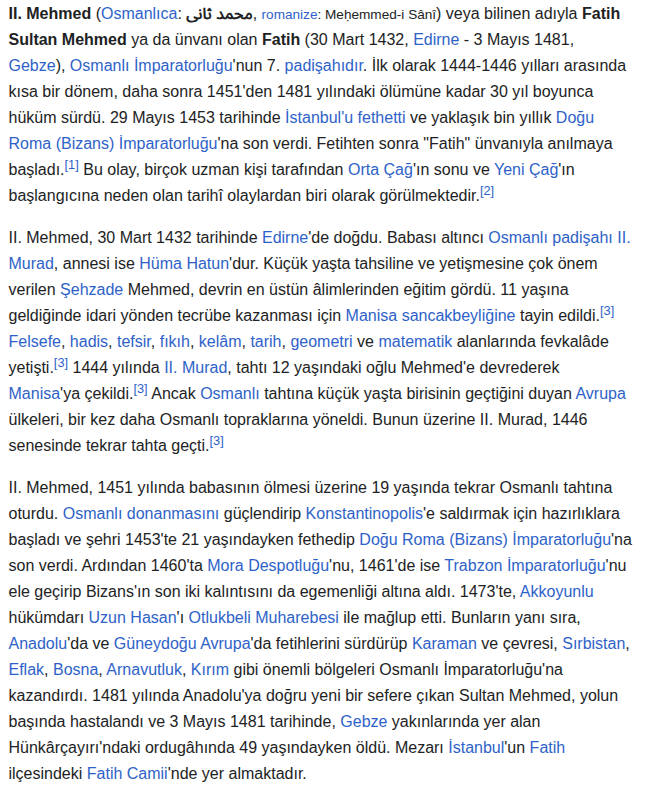
#> input picture example_input_files/2.mehmet.png, 645 x 798 px
$ python -i preprocessor.py   (imports and definitions only)
#> lines starting #> are read from the running program, lines starting #| are printed output that depends on the picture
#> further down, picture is the input picture: PIL image 645x798 RGBA; mean R, G, B, A 230.1, 231.7, 234.8, 255
from __future__ import annotations

import numpy as np
from PIL import Image, ImageEnhance, ImageFilter


class ImagePreprocessor:
    """Optional preprocessing for low-quality scanned images."""

    def __init__(
        self,
        target_dpi: int = 300,
        contrast_factor: float = 1.5,
        sharpen: bool = True,
    ) -> None:
        self.target_dpi = target_dpi
        self.contrast_factor = contrast_factor
        self.sharpen = sharpen

    def enhance(self, image: Image.Image) -> Image.Image:
        image = image.convert("RGB")
        image = self._adjust_contrast(image)
        if self.sharpen:
            image = self._sharpen(image)
        return image

    def _adjust_contrast(self, image: Image.Image) -> Image.Image:
        enhancer = ImageEnhance.Contrast(image)
        return enhancer.enhance(self.contrast_factor)
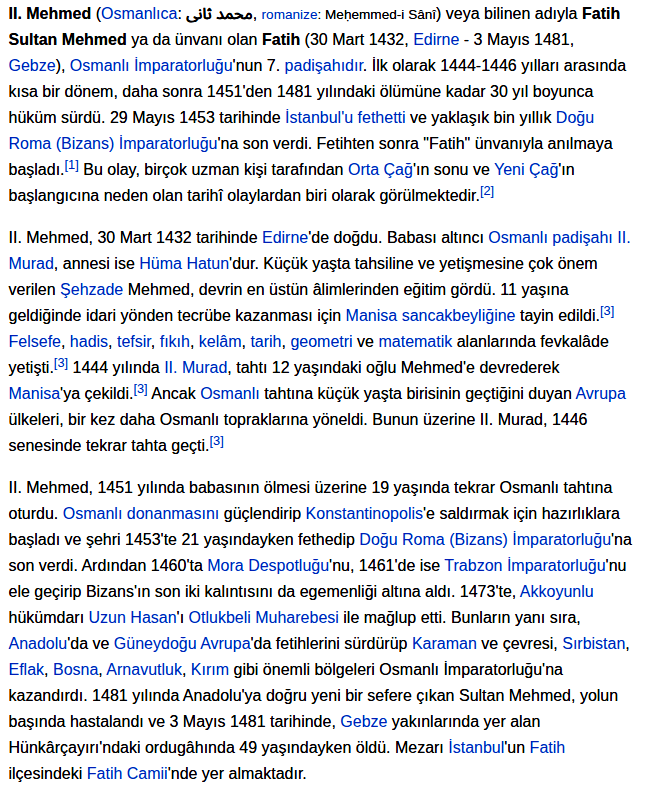
#> returned value: PIL image 645x798 RGB; mean R, G, B 222.8, 224.5, 229.2

    def _sharpen(self, image: Image.Image) -> Image.Image:
        return image.filter(ImageFilter.SHARPEN)
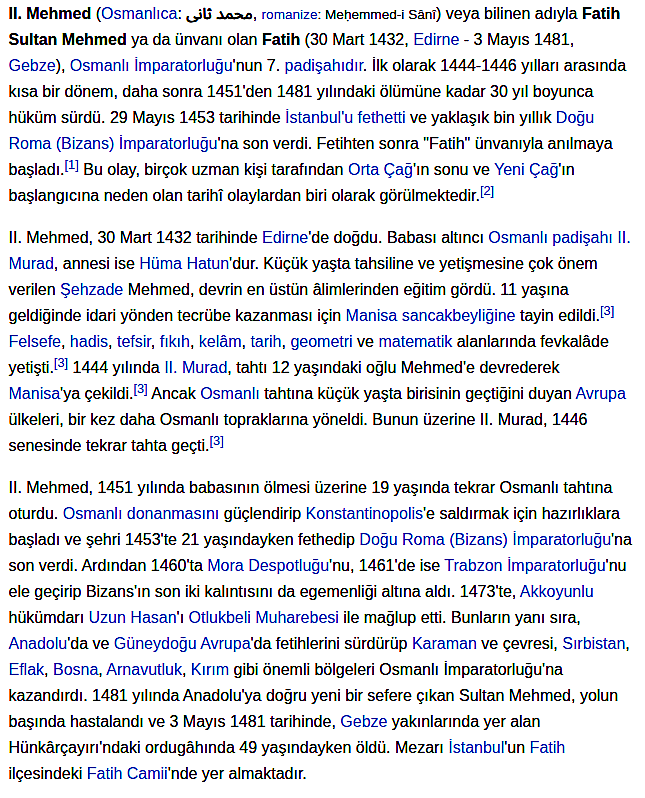
#> returned value: PIL image 645x798 RGB; mean R, G, B 223.1, 223.9, 228.7

    def to_numpy(self, image: Image.Image) -> np.ndarray:
        return np.array(image)

>>> from PIL import Image
>>> picture = Image.open('../../example_input_files/2.mehmet.png')
>>> result = ImagePreprocessor().enhance(picture)

$ run again, on example_input_files/ataturk.png
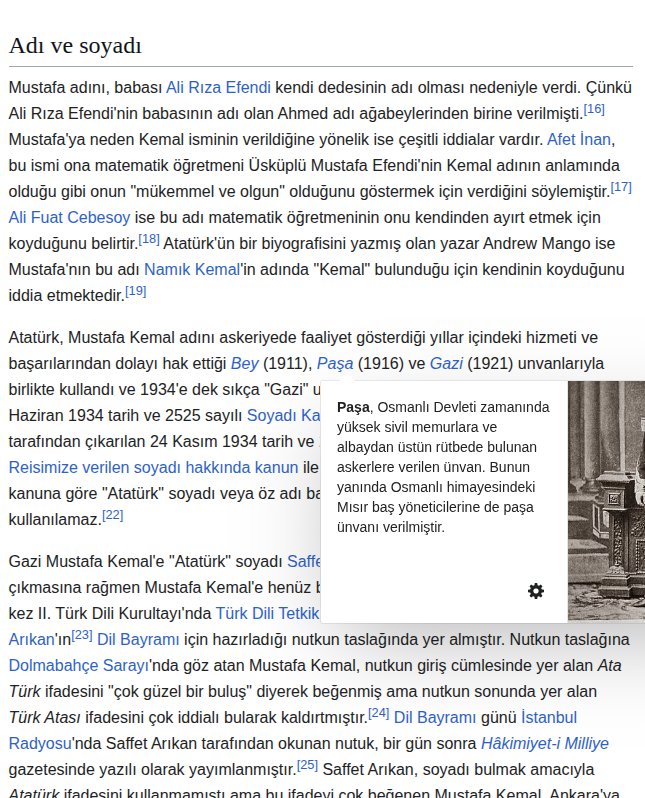
#> input picture example_input_files/ataturk.png, 645 x 798 px
#> picture is the input picture: PIL image 645x798 RGBA; mean R, G, B, A 227, 227.3, 228.5, 255
#> in _adjust_contrast, `return enhancer.enhance(self.contrast_factor)`:
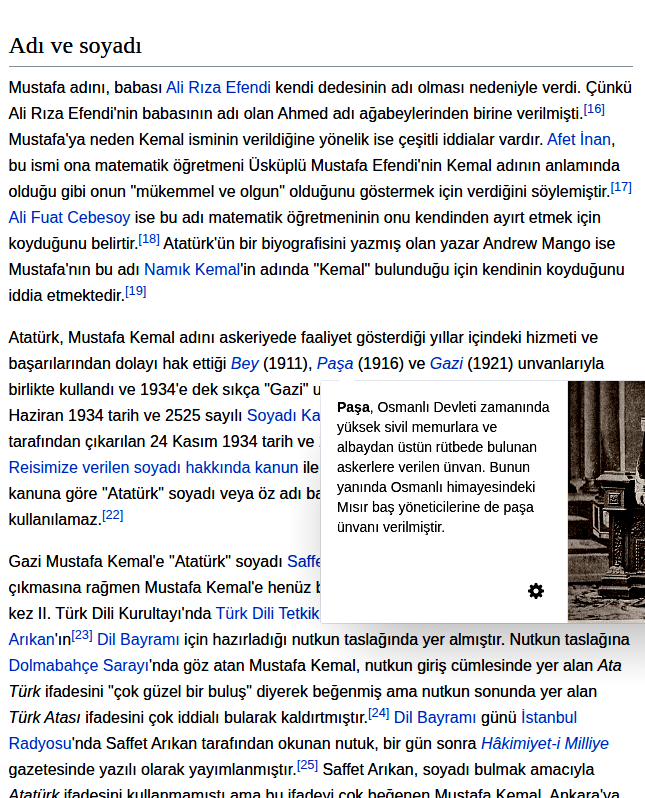
#> returned value: PIL image 645x798 RGB; mean R, G, B 219.5, 219.8, 221.6
#> in _sharpen, `return image.filter(ImageFilter.SHARPEN)`:
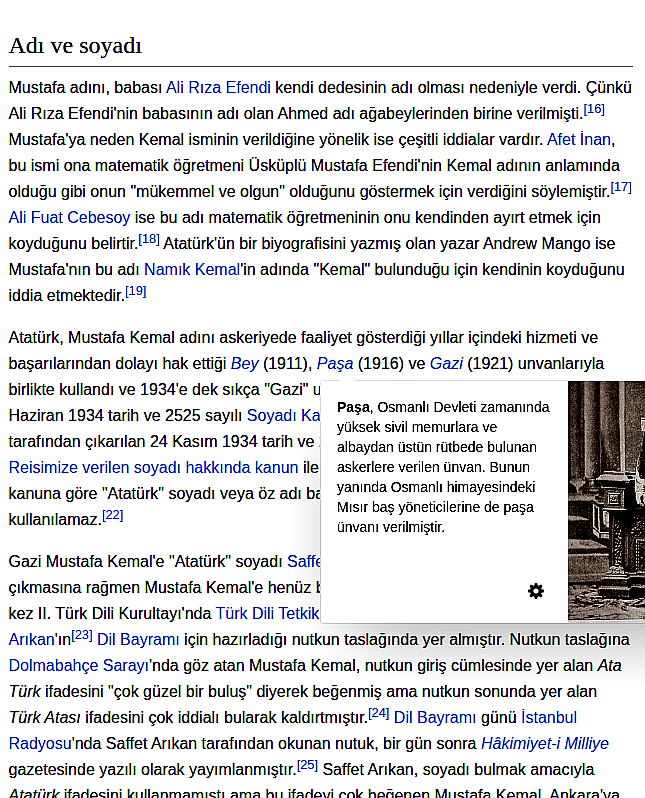
#> returned value: PIL image 645x798 RGB; mean R, G, B 219.8, 219.7, 221.7
